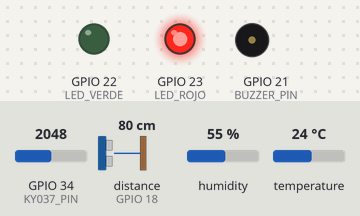
A sketch run on a simulated ESP32. Shown: output pins drawn as LEDs (lit = HIGH), buzzer (waves = sounding). Wiring (inferred from the names in the program): ultrasonic range finder: trigger GPIO 5; echo GPIO 18. The inputs (shaded band) are chosen by the test bench; at power-on: distance to the obstacle (sensor on GPIO 18) 80 cm, GPIO 34 (KY037_PIN) = 2048, humidity 55 %, temperature 24 °C. The echo pulse lasts 58.3 µs per cm; WiFi joins after 1.5 s; servers stay silent unless stated; the local clock reads 2024-03-15 10:24:30 at power-on unless the sketch sets it; pins used as bus, display or sensor lines are not drawn; what the sketch prints to the serial monitor is not drawn.

Above: at 2.63 s.
2.8 s: distance to the obstacle (sensor on GPIO 18) set to 115 cm
6.3 s: distance to the obstacle (sensor on GPIO 18) set to 126 cm
At 6.94 s:
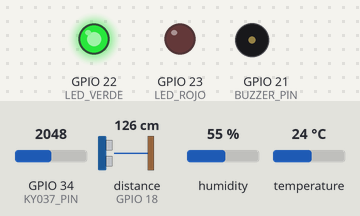
At 8.2 s:
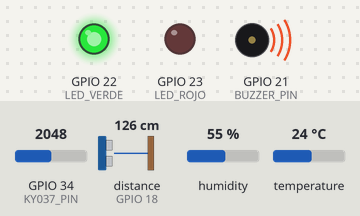
9.8 s: GPIO 34 (KY037_PIN) set to 2649
13.3 s: GPIO 34 (KY037_PIN) set to 2769
Timing chart, 0 to 17.8 s (numbered marks = the images above; inputs shaded):
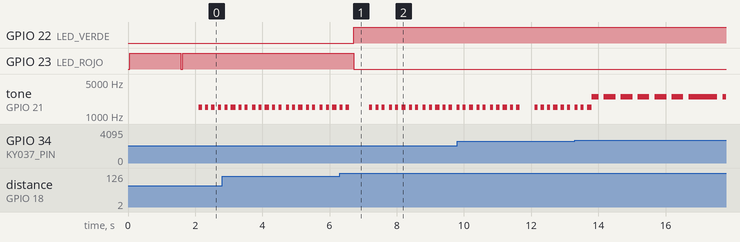

The sketch:

casi_final2.ino
```cpp
// ==========================
// Final ESP32 - Parking IoT
// DHT22, HC-SR04, KY-037, buzzer pasivo
// Muestra en Serial cada procedimiento y confirma Firebase
// ==========================

#include <WiFi.h>
#include <Firebase_ESP_Client.h>
#include "addons/TokenHelper.h"
#include "addons/RTDBHelper.h"
#include <DHT.h>
#include <time.h>
#include <algorithm>

// ------------------ CREDENCIALES (las tuyas) ------------------
#define WIFI_SSID "INFINITUM2CB5"
#define WIFI_PASSWORD "X7e4upMA4Y"

#define API_KEY "AIzaSyA7kOahrIAr_XImPq05EhbJ7CZSPATIZUs"
#define DATABASE_URL "https://parking-iot-a0b8e-default-rtdb.firebaseio.com/"

// ------------------ PINES (los tuyos) ------------------
#define TRIG_PIN 5
#define ECHO_PIN 18
#define LED_VERDE 22
#define LED_ROJO 23
#define BUZZER_PIN 21
#define DHTPIN 4
#define DHTTYPE DHT22
#define KY037_PIN 34

// ------------------ CONSTANTES y UMBRALES ------------------
const unsigned long SENSOR_READ_INTERVAL = 500;     // ms
const unsigned long FIREBASE_SEND_INTERVAL = 5000;  // ms mínimo entre envíos
const unsigned long WIFI_RECONNECT_INTERVAL = 20000;
const float DIST_LIBRE = 120.0;
const float DIST_OCUPADO = 35.0;
const int RUIDO_UMBRAL = 2700;
const int STABILIZATION_COUNT = 4;    // lecturas para confirmar "Ocupado"

// ------------------ Firebase objects ------------------
FirebaseData fbdo;       // para status
FirebaseData fbdo_log;   // para logs
FirebaseAuth auth;
FirebaseConfig config;

// ------------------ Sensor objects & estado ------------------
DHT dht(DHTPIN, DHTTYPE);

unsigned long lastSensorMillis = 0;
unsigned long lastFirebaseMillis = 0;
unsigned long lastWifiReconnect = 0;

float distancia_cm = 999.0;
float temperatura_c = NAN;
float humedad_pct = NAN;
bool temperatura_valid = false;
bool humedad_valid = false;
int nivel_sonido = 0;

String estadoActual = "Inicializando";
String estadoPrevioParaDebounce = "Inicializando";
int debounceCounter = 0;
String ultimoEstadoEnviado = "";

// ------------------ Buzzer (no bloqueante simple) ------------------
bool buzzerEnabled = false;
bool buzzerOn = false;
unsigned long buzzerUntil = 0;
unsigned long buzzerOffUntil = 0;
unsigned long buzzerOnDuration = 0;
unsigned long buzzerOffDuration = 0;
int buzzerFreq = 2000; // Hz

// ------------------ PROTOTIPOS ------------------
void iniciarWiFi();
void ensureWiFi(unsigned long now);
void ensureFirebase(unsigned long now);
float medirDistanciaFiltrada();
void leerDHTconReintento();
void leerKY037();
String decidirEstado(float dist);
void manejarActuadores(String estado, bool cambio);
void setBuzzerPattern(int freq, unsigned long onMs, unsigned long offMs);
void handleBuzzer();
String getTimestampISO();
void enviarAFirebase(bool enviarLog);
void verificarEnFirebase(String path, String key, String expected);

// ------------------ SETUP ------------------
void setup() {
  Serial.begin(115200);
  delay(50);
  Serial.println();
  Serial.println("=== Inicio Sistema Parking IoT (final) ===");

  // pines
  pinMode(TRIG_PIN, OUTPUT);
  pinMode(ECHO_PIN, INPUT);
  pinMode(LED_VERDE, OUTPUT);
  pinMode(LED_ROJO, OUTPUT);
  pinMode(BUZZER_PIN, OUTPUT);
  pinMode(KY037_PIN, INPUT);

  digitalWrite(LED_ROJO, HIGH); // indicamos inicio
  dht.begin();

  iniciarWiFi();

  // NTP
  Serial.println("⏱ Intentando sincronizar hora (NTP)...");
  configTime(-6 * 3600, 3600, "pool.ntp.org", "time.google.com"); // GMT-6, ajuste si necesitas
  time_t now = time(nullptr);
  int tries = 0;
  while (now < 1600000000 && tries < 20) {
    delay(200);
    Serial.print(".");
    now = time(nullptr);
    tries++;
  }
  Serial.println();
  if (now >= 1600000000) Serial.println("✅ Hora NTP OK");
  else Serial.println("⚠️ NTP no sincronizada (continuamos de todas formas)");

  // Firebase
  config.api_key = API_KEY;
  config.database_url = DATABASE_URL;
  config.token_status_callback = nullptr;
  Firebase.reconnectWiFi(true);

  // Intentar signup anonimoy begin() — mostramos resultado
  Serial.print("🔐 Autenticando en Firebase (anónimo)...");
  if (Firebase.signUp(&config, &auth, "", "")) {
    Serial.println(" ✅ Signup OK");
  } else {
    Serial.printf(" ⚠️ Signup error: %s\n", config.signer.signupError.message.c_str());
    // Aunque falle signup, llamamos a begin para inicializar internals
  }
  Firebase.begin(&config, &auth);
  if (Firebase.ready()) Serial.println("✅ Firebase inicializado y listo");
  else Serial.println("⚠️ Firebase NO listo (reintentará en loop)");

  digitalWrite(LED_ROJO, LOW);
  Serial.println("🚀 Setup completo.");
}

// ------------------ LOOP ------------------
void loop() {
  unsigned long now = millis();

  // 1) mantener WiFi / Firebase
  ensureWiFi(now);
  ensureFirebase(now);

  // 2) leer sensores periódicamente
  if (now - lastSensorMillis >= SENSOR_READ_INTERVAL) {
    lastSensorMillis = now;

    // guardar previo
    String prevEstado = estadoActual;

    // lecturas
    float newDist = medirDistanciaFiltrada();
    distancia_cm = (isnan(newDist) ? distancia_cm : newDist); // si newDist NaN mantener previo

    leerDHTconReintento(); // actualiza temperatura_c, humedad_pct y flags
    leerKY037();           // actualiza nivel_sonido

    // decidir estado con debounce
    estadoActual = decidirEstado(distancia_cm);

    bool cambio = (estadoActual != prevEstado);

    // mostrar cálculos por serial
    Serial.println("----------------------------------------------------");
    Serial.printf("Lecturas -> Distancia: %.2f cm | Temp: %s | Hum: %s | Sonido: %d\n",
                  distancia_cm,
                  temperatura_valid ? String(temperatura_c,1).c_str() : "NaN",
                  humedad_valid ? String(humedad_pct,1).c_str() : "NaN",
                  nivel_sonido);
    Serial.printf("Determinación: estadoActual = %s (prev: %s) -> cambio? %s\n",
                  estadoActual.c_str(), prevEstado.c_str(), cambio? "SI":"NO");

    // actuadores / buzzer
    manejarActuadores(estadoActual, cambio);

    // 3) Envío a Firebase si cambio o intervalo
    bool tiempoEnvio = (now - lastFirebaseMillis >= FIREBASE_SEND_INTERVAL);
    if ((cambio || tiempoEnvio) && Firebase.ready() && WiFi.status() == WL_CONNECTED) {
      Serial.printf("📡 %s — preparando JSON y enviando a Firebase...\n", cambio ? "Cambio de estado" : "Envio periódico");
      enviarAFirebase(cambio);
      lastFirebaseMillis = now;
    } else if (!Firebase.ready()) {
      Serial.println("⚠️ Firebase no listo: se omitirá envío esta pasada.");
    } else if (WiFi.status() != WL_CONNECTED) {
      Serial.println("⚠️ WiFi no conectado: se omitirá envío esta pasada.");
    }
  }

  // 4) manejar buzzer no bloqueante
  handleBuzzer();

  // no bloquear loop
  delay(10);
}

// ------------------ FUNCIONES ------------------

void iniciarWiFi() {
  Serial.print("🔌 Conectando a WiFi ");
  WiFi.begin(WIFI_SSID, WIFI_PASSWORD);
  unsigned long start = millis();
  while (WiFi.status() != WL_CONNECTED && millis() - start < 15000) {
    Serial.print(".");
    delay(300);
  }
  Serial.println();
  if (WiFi.status() == WL_CONNECTED) {
    Serial.print("✅ WiFi conectado: ");
    Serial.println(WiFi.localIP());
  } else {
    Serial.println("❌ No se pudo conectar a WiFi en el tiempo esperado");
  }
}

void ensureWiFi(unsigned long now) {
  if (WiFi.status() != WL_CONNECTED && (now - lastWifiReconnect >= WIFI_RECONNECT_INTERVAL)) {
    Serial.println("🔁 WiFi desconectado, intentando reconectar...");
    WiFi.reconnect();
    lastWifiReconnect = now;
  }
}

void ensureFirebase(unsigned long now) {
  if (!Firebase.ready() && (now - lastWifiReconnect >= 5000)) {
    Serial.println("🔁 Intentando inicializar Firebase...");
    Firebase.begin(&config, &auth);
    Firebase.reconnectWiFi(true);
    if (Firebase.ready()) {
      Serial.println("✅ Firebase listo ahora");
    } else {
      Serial.printf("❌ Firebase sigue sin estar listo: %s\n", fbdo.errorReason().c_str());
    }
  }
}

// Filtrado de HC-SR04: mediana de 3 lecturas + valida
float medirDistanciaFiltrada() {
  float readings[3];
  for (int i=0;i<3;i++){
    digitalWrite(TRIG_PIN, LOW);
    delayMicroseconds(2);
    digitalWrite(TRIG_PIN, HIGH);
    delayMicroseconds(10);
    digitalWrite(TRIG_PIN, LOW);
    long dur = pulseIn(ECHO_PIN, HIGH, 30000);
    if (dur == 0) readings[i] = NAN;
    else readings[i] = dur * 0.0343f / 2.0f;
    delay(10);
  }
  // eliminar NaN antes de ordenar: si 2 o más NaN devolvemos NaN
  int validCount = 0;
  for (int i=0;i<3;i++) if (!isnan(readings[i])) validCount++;
  if (validCount == 0) return NAN;
  if (validCount == 1) {
    for (int i=0;i<3;i++) if (!isnan(readings[i])) return readings[i];
  }
  // si al menos 2 válidas, ordenamos asignando gran valor a NaN
  float tmp[3];
  for (int i=0;i<3;i++) tmp[i] = isnan(readings[i]) ? 10000.0f : readings[i];
  std::sort(tmp, tmp+3);
  float med = tmp[1];
  if (med > 1000.0f) return NAN;
  return med;
}

void leerDHTconReintento() {
  unsigned long t = millis();
  // intento 1
  float t1 = dht.readTemperature();
  float h1 = dht.readHumidity();
  if (!isnan(t1) && !isnan(h1)) {
    temperatura_c = t1; humedad_pct = h1;
    temperatura_valid = true; humedad_valid = true;
    Serial.printf("✔️ DHT22 OK: T=%.1f°C H=%.1f%%\n", temperatura_c, humedad_pct);
    return;
  }
  // reintento corto
  delay(100);
  float t2 = dht.readTemperature();
  float h2 = dht.readHumidity();
  if (!isnan(t2)) { temperatura_c = t2; temperatura_valid = true; }
  if (!isnan(h2)) { humedad_pct = h2; humedad_valid = true; }
  if (temperatura_valid && humedad_valid) {
    Serial.printf("✔️ DHT22 OK (reintento): T=%.1f°C H=%.1f%%\n", temperatura_c, humedad_pct);
  } else {
    Serial.println("⚠️ DHT22: lectura fallida (se mantendrán últimos valores válidos si existen)");
  }
}

void leerKY037() {
  nivel_sonido = analogRead(KY037_PIN);
  // normalizar o escalar si deseas; aquí mostramos raw
  Serial.printf("🎤 Nivel sonido (raw): %d\n", nivel_sonido);
}

String decidirEstado(float dist) {
  if (isnan(dist)) {
    // si no podemos medir, mantenemos previo (evita disparos)
    Serial.println("⚠️ Distancia inválida (NaN): manteniendo estado previo");
    return estadoPrevioParaDebounce;
  }

  // lógica con hysteresis y confirmación temporal (debounceCounter)
  String nuevo;
  if (dist > DIST_LIBRE) nuevo = "Libre";
  else if (dist > DIST_OCUPADO) nuevo = "Aproximacion";
  else nuevo = "Cercano"; // candidato a "Ocupado"

  if (nuevo == "Cercano") {
    // contar lecturas estables
    debounceCounter++;
    Serial.printf("⏱ Lecturas cercanas consecutivas: %d/%d\n", debounceCounter, STABILIZATION_COUNT);
    if (debounceCounter >= STABILIZATION_COUNT) {
      estadoPrevioParaDebounce = "Ocupado";
      debounceCounter = STABILIZATION_COUNT; // no crece más
    } else {
      estadoPrevioParaDebounce = "Maniobra";
    }
  } else {
    // reiniciamos contador y pasamos a estado correspondiente
    debounceCounter = 0;
    estadoPrevioParaDebounce = nuevo == "Aproximacion" ? "Aproximacion" : "Libre";
  }
  return estadoPrevioParaDebounce;
}

void manejarActuadores(String estado, bool cambio) {
  // LEDs
  if (estado == "Libre") {
    digitalWrite(LED_VERDE, HIGH);
    digitalWrite(LED_ROJO, LOW);
  } else {
    digitalWrite(LED_VERDE, LOW);
    digitalWrite(LED_ROJO, HIGH);
  }

  // Buzzer: si hay cambio a Aproximacion u Ocupado -> pitido corto
  if (cambio && (estado == "Aproximacion" || estado == "Ocupado")) {
    Serial.println("🔊 Beep! (detección de vehículo)");
    // patrón: 2 pitidos cortos
    setBuzzerPattern(1500, 90, 90); // freq, on, off
  }

  // Si ruido alto, alarma distinta
  if (nivel_sonido > RUIDO_UMBRAL) {
    Serial.println("🚨 Ruido alto detectado -> alarma");
    setBuzzerPattern(2500, 200, 150);
  }
}

void setBuzzerPattern(int freq, unsigned long onMs, unsigned long offMs) {
  buzzerFreq = freq;
  buzzerOnDuration = onMs;
  buzzerOffDuration = offMs;
  buzzerEnabled = true;
  buzzerOn = false;
  buzzerOffUntil = millis(); // arranca pronto
}

void handleBuzzer() {
  if (!buzzerEnabled) return;
  unsigned long now = millis();
  if (buzzerOn) {
    if (now >= buzzerUntil) {
      noTone(BUZZER_PIN);
      buzzerOn = false;
      buzzerOffUntil = now + buzzerOffDuration;
    }
  } else {
    if (now >= buzzerOffUntil) {
      tone(BUZZER_PIN, buzzerFreq);
      buzzerOn = true;
      buzzerUntil = now + buzzerOnDuration;
    }
  }
}

// timestamp ISO
String getTimestampISO() {
  struct tm timeinfo;
  if (!getLocalTime(&timeinfo)) return String("1970-01-01T00:00:00Z");
  char buf[30];
  strftime(buf, sizeof(buf), "%Y-%m-%dT%H:%M:%SZ", &timeinfo);
  return String(buf);
}

void enviarAFirebase(bool enviarLog) {
  // construir JSON seguro
  FirebaseJson json;

  String ts = getTimestampISO();
  json.set("estado", estadoActual);
  json.set("distancia_cm", String(distancia_cm, 2));
  if (temperatura_valid) {
    json.set("temperatura_c", String(temperatura_c, 1));
    json.set("temperatura_valid", true);
  } else {
    json.set("temperatura_valid", false);
  }
  if (humedad_valid) {
    json.set("humedad_pct", String(humedad_pct, 1));
    json.set("humedad_valid", true);
  } else {
    json.set("humedad_valid", false);
  }
  json.set("nivel_sonido", nivel_sonido);
  json.set("timestamp", ts);

  // imprimir JSON en serial (para confirmar exactamente qué se envía)
  String jsonStr;
  json.toString(jsonStr);
  Serial.println("📤 JSON preparado para Firebase:");
  Serial.println(jsonStr);

  // 1) escribir estado actual (setJSON)
  String statusPath = "/Estacionamiento/status"; // coincide con tu estructura
  Serial.printf("📡 Intentando setJSON en '%s' ...\n", statusPath.c_str());
  if (Firebase.RTDB.setJSON(&fbdo, statusPath.c_str(), &json)) {
    Serial.println("✅ setJSON OK -> estado actualizado en Firebase.");
    Serial.printf("  fbdo.path: %s\n", fbdo.dataPath().c_str());
    Serial.printf("  fbdo.payload: %s\n", fbdo.payload().c_str());
  } else {
    Serial.printf("❌ setJSON falló: %s\n", fbdo.errorReason().c_str());
  }

  // 2) push log (solo si enviarLog==true)
  if (enviarLog) {
    Serial.println("📡 Push de log a /Estacionamiento/logs ...");
    if (Firebase.RTDB.pushJSON(&fbdo_log, "/Estacionamiento/logs", &json)) {
      Serial.println("✅ pushJSON OK -> log guardado.");
      Serial.printf("  fbdo_log.path: %s\n", fbdo_log.dataPath().c_str());
      Serial.printf("  fbdo_log.key: %s\n", fbdo_log.pushName().c_str());
    } else {
      Serial.printf("❌ pushJSON falló: %s\n", fbdo_log.errorReason().c_str());
    }
  }

  // 3) lectura de verificación (leer estadoActual desde Firebase)
  Serial.println("🔎 Verificando valor guardado (lectura)...");
  if (Firebase.RTDB.getJSON(&fbdo, statusPath.c_str())) {
    Serial.println("📥 Lectura OK. Contenido:");
    Serial.println(fbdo.payload());
  } else {
    Serial.printf("⚠️ Lectura de verificación falló: %s\n", fbdo.errorReason().c_str());
  }
}

void verificarEnFirebase(String path, String key, String expected) {
  // helper si quieres leer una key específica
  if (Firebase.RTDB.getString(&fbdo, (path + "/" + key).c_str())) {
    Serial.printf("Verif %s/%s = %s\n", path.c_str(), key.c_str(), fbdo.stringData().c_str());
    if (fbdo.stringData() == expected) Serial.println("✅ Coincide con esperado");
    else Serial.println("❌ No coincide");
  } else {
    Serial.printf("❌ No se pudo leer %s/%s : %s\n", path.c_str(), key.c_str(), fbdo.errorReason().c_str());
  }
}
```

Measured:
- the behaviour switches between 120 and 121 cm on distance to the obstacle (sensor on GPIO 18) (found by bisection; images 0 and 1)
- after the input at 6.3 s, GPIO 22 (LED_VERDE): LOW → HIGH after 0.41 s; GPIO 23 (LED_ROJO): HIGH → LOW after 0.41 s
- by itself, tone on GPIO 21 (BUZZER_PIN): plays 1500 Hz for 0.09 s, 1500 Hz for 0.14 s, 2500 Hz for 0.21 s, 2500 Hz for 0.35 s, 2500 Hz for 0.35 s, 2500 Hz for 0.35 s … (10 notes in this stretch)
